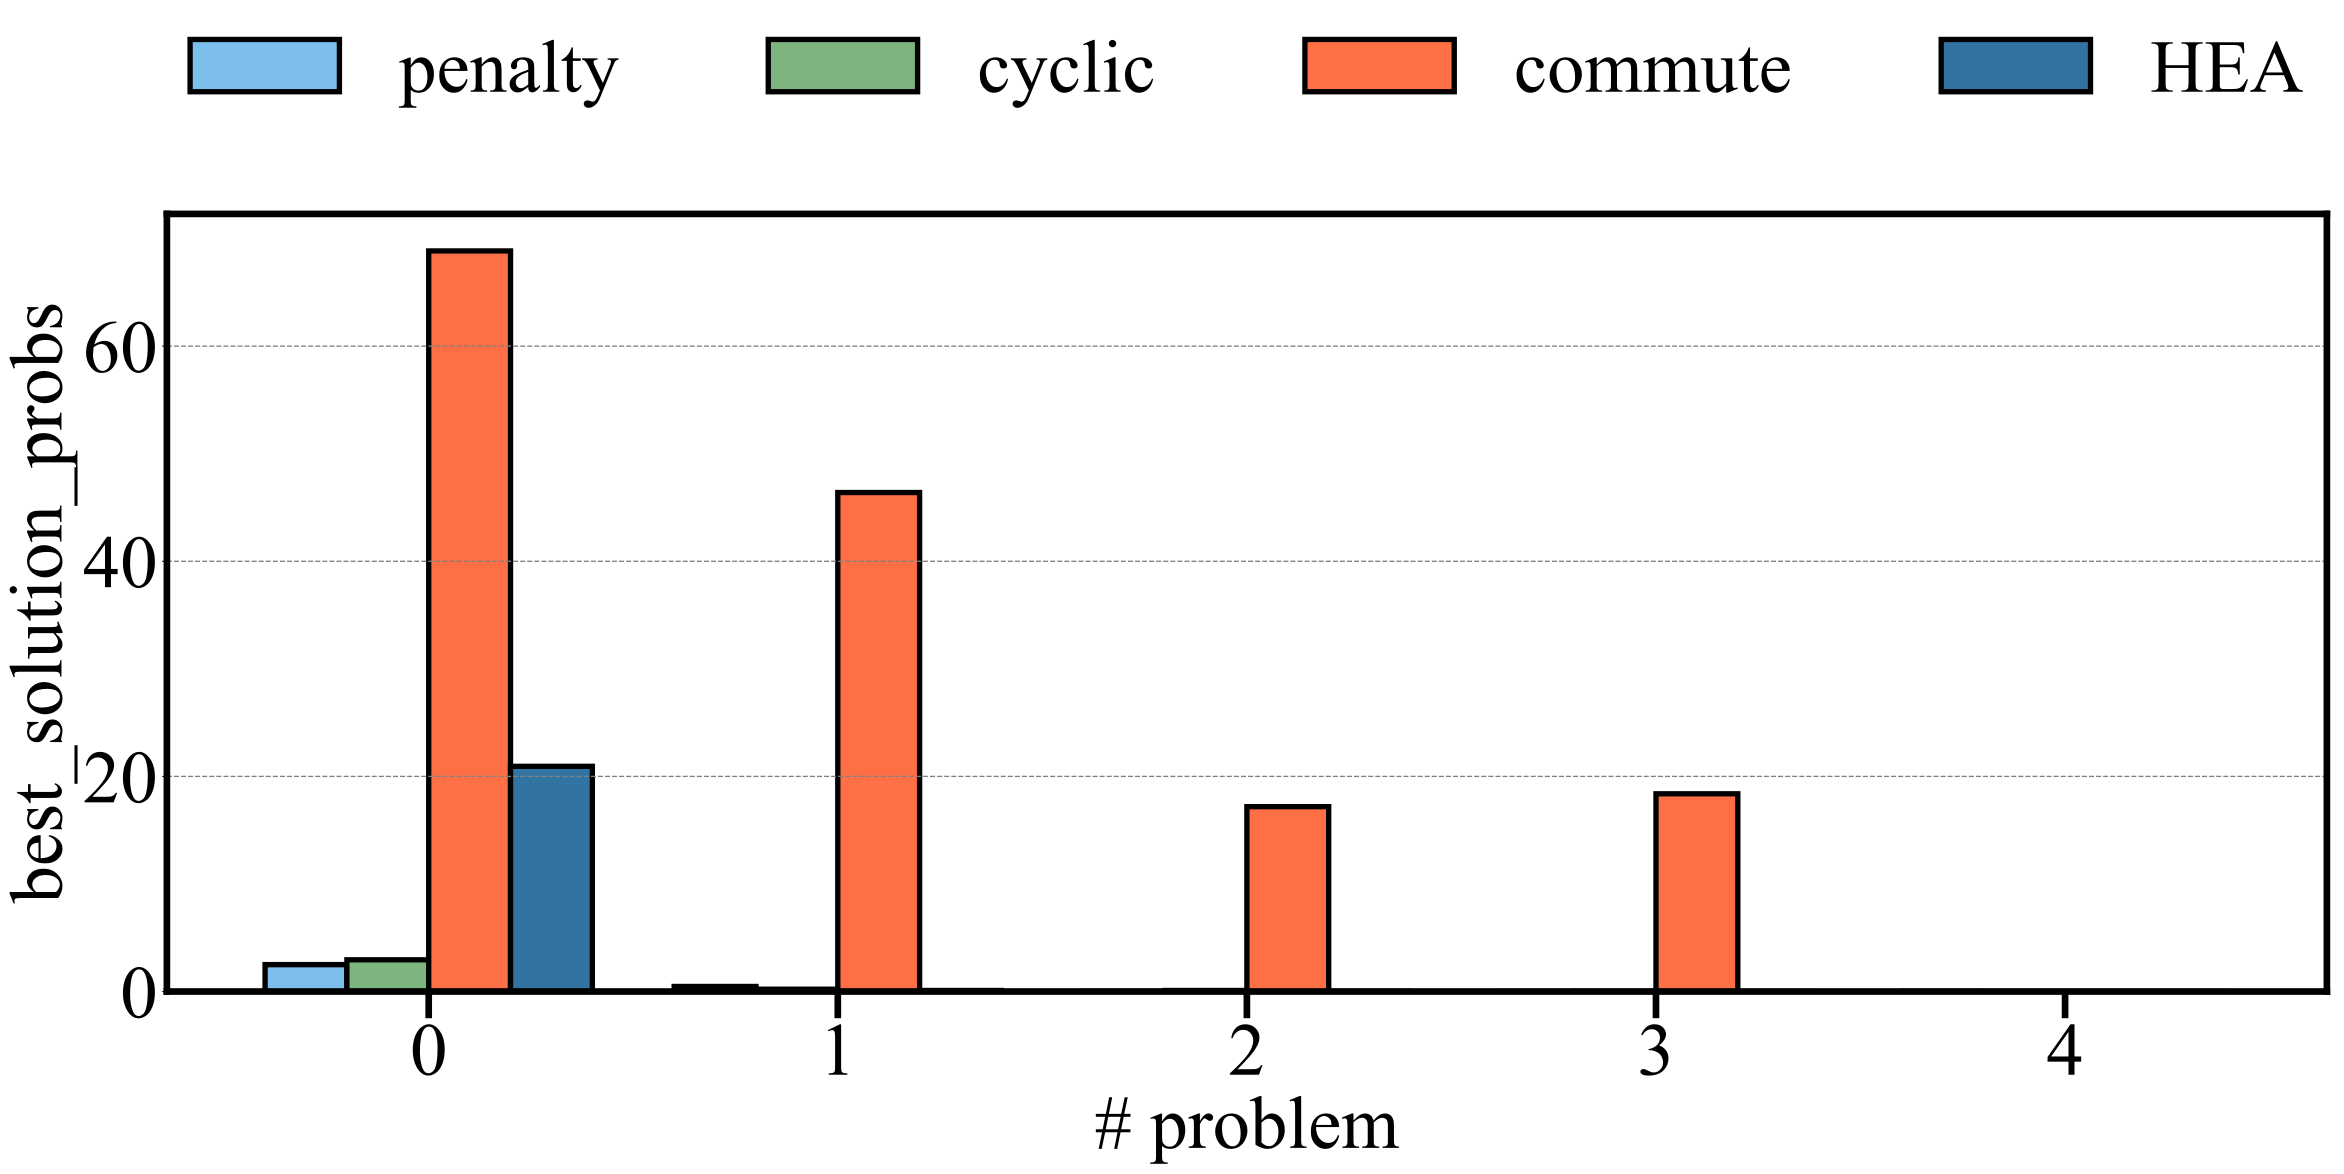

Here is the Python script that generated this plot:
import os
import pandas as pd
import matplotlib.pyplot as plt
import matplotlib as mpl

def plot_results(respath):
    data = pd.read_csv(f"../../data/{respath}.csv")
    penalty = data[data['method'] == 'penalty']
    cyclic = data[data['method'] == 'cyclic']
    commute = data[data['method'] == 'commute']
    HEA = data[data['method'] == 'HEA']
    # Convert columns with 'memory_error' to NaN
    penalty = penalty.apply(pd.to_numeric, errors='coerce').fillna(0)
    cyclic = cyclic.apply(pd.to_numeric, errors='coerce').fillna(0)
    commute = commute.apply(pd.to_numeric, errors='coerce').fillna(0)
    HEA = HEA.apply(pd.to_numeric, errors='coerce').fillna(0)

    scale = 0.9
    fig, axes = plt.subplots(figsize=(25*scale, 9*scale))

    mpl.rcParams.update({
        'pdf.fonttype': 42,
        'ps.fonttype': 42,
        'font.family': 'Times New Roman',
        'font.size': 56,
        'axes.unicode_minus': False,
        'mathtext.fontset': 'custom',
        'mathtext.rm': 'Times New Roman',
        'mathtext.it': 'Times New Roman:italic',
        'mathtext.bf': 'Times New Roman:bold',
        'axes.linewidth': 5,
        'xtick.major.size': 20,
        'xtick.major.width': 10,
    })
    bar_width =  0.2
    bar_key = "best_solution_probs"
    axes = plt.axes([0, 0, 1, 1])
    colors = ["#7CBEEC", "#7EB57E", "#FF6F45", "#3274A1"]
    # print(penalty)
    mean_penalty = (
        penalty.groupby("variables")
        .mean()
        .reset_index()
        .sort_values("variables")
    )
    mean_cyclic = (
        cyclic.groupby("variables")
        .mean()
        .reset_index()
        .sort_values("variables")
    )
    mean_commute = (
        commute.groupby("variables")
        .mean()
        .reset_index()
        .sort_values("variables")
    )
    mean_HEA = (
        HEA.groupby("variables")
        .mean()
        .reset_index()
        .sort_values("variables")
    )

    # print(mean_HEA, mean_commute, mean_cyclic)
    axes.bar(
        mean_penalty.index - bar_width * 3/ 2,
        mean_penalty[bar_key],
        color=colors[0],
        label="penalty",
        linewidth=4,
        width=bar_width,
        edgecolor='black',
    )
    axes.bar(
        mean_cyclic.index - bar_width / 2,
        mean_cyclic[bar_key],
        color=colors[1],
        label="cyclic",
        linewidth=4,
        width=bar_width,
        edgecolor='black',
    )
    axes.bar(
        mean_commute.index + bar_width / 2,
        mean_commute[bar_key],
        color=colors[2],
        label="commute",
        linewidth=4,
        width=bar_width,
        edgecolor='black',
    )
    axes.bar(
        mean_HEA.index + bar_width * 3 / 2,
        mean_HEA[bar_key],
        color=colors[3],
        label="HEA",
        linewidth=4,
        width=bar_width,
        edgecolor='black',
    )

    # axes.set_yscale("log")
    # axes.set_yticks([1, 100, 10000, 1000000])
    # prob_lab = [prob + str(idx) for prob in ["F", "G", "K"] for idx in range(1, 6)]
    axes.tick_params(axis="x", which="major", width=5, length=20)
    axes.set_xticks(mean_commute.index)
    # axes.set_xticklabels([prob_lab[idx] for idx in mean_commute.variables])
    axes.grid(axis="y", color="gray", linestyle="--", linewidth=1)
    axes.set_xlabel("# problem")
    axes.set_ylabel(bar_key)
    axes.legend(frameon=False, bbox_to_anchor=(0.5, 1.05), loc='lower center', ncol=4)
    script_path = os.path.abspath(__file__)
    new_path = script_path[:-3]
    fig.savefig(f"{new_path}.svg", dpi=600, format="svg", bbox_inches="tight")

plot_results('FLP/FLP_evalue_qiskit')
